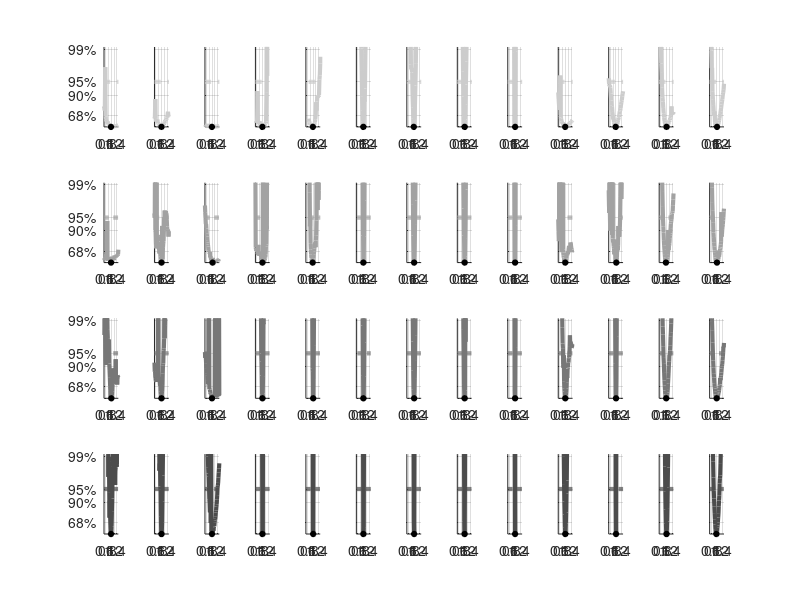

MATLAB code for this plot:
%% Analyze results from profile likelihood
% This is the final version! 
% MJC 2/28/22
clear; clc; close all;

%%
Names = {'VW_{la}','VW_{lv}','VW_{ra}','VW_{rv}','VW_{s}',...
    'Am_{ref,la}','Am_{ref,lv}','Am_{ref,ra}','Am_{ref,rv}','Am_{ref,s}',...
    'Lsref_{a}','Lsiso_{a}','v_{max,a}','Lsc0_{a}','C_{rest,a}',...
    '\tau_{R,a}','\tau_{D,a}','\tau_{SC,a}','\sigma_{act,a}','\sigma_{pas,a}',...
    'Lsref-pas_{a}','Ls-pas-stiff{a}','k1_{a}','toffset',...
    'Lsref_{v}','Lsiso_{v}','v_{max,v}','Lsc0_{v}','C_{rest,v}',...
    '\tau_{R,v}','\tau_{D,v}','\tau_{SC,v}','\sigma_{act,v}','\sigma_{pas,v}',...
    'Lsref-pas_{v}','Ls-pas-stiff{v}','k1_{v}', ...
    'R_{a,val}','R_{m,val}','R_{p,val}','R_{t,val}','R_{vc}','R_{pv}',...
    'R_s','R_p','C_{sa}','C_{sv}','C_{pa}','C_{pv}'};


plot_colors = [linspace(0.8,0.3,4); linspace(0.8,0.3,4); linspace(0.8,0.3,4)];
for r=1:4
    if r==1
        load likelihood_lsq_R1_Final.mat
    elseif r==2
         load likelihood_lsq_R2_Final.mat
    elseif r==3
        load likelihood_lsq_R3_Final.mat
    else
         load likelihood_lsq_R4_Final.mat
    end
    
    
    
    n = size(par_set,3);
    par_ids = [1:10 13 16:20 22:23 27 30:34 36:37 38:49];
    test_ids = [2 4 5 6 7 9 20 21 22 23 33 34 37];
    par_ids = par_ids(test_ids);
    n_par = length(par_ids);
    n_samp = size(likelihood,2);
    
    
    %% Plot on top
    f_id = 999;
    figure(f_id);
    corr_save = [];
    for i=1:n_par
        q_curr = squeeze(par_set(i,i,:));
        LL = likelihood(i,:);


        ids = find(LL(:)>1e4);
        LL(ids) = [];
        q_curr(ids) = [];

        [LL_min,LL_where] = min(LL);
        LL95 = LL_min+chi2inv(0.95,1);

        id_left = find(LL(1:LL_where)>LL95,1);
        if isempty(id_left)
            x_left = q_curr(1);
        else
            x_left = q_curr(id_left);
        end
        id_right = LL_where + find(LL(LL_where+1:end)>LL95,1);
        if isempty(id_right)
            x_right = q_curr(end);
        else
            x_right = q_curr(id_right);
        end

       
        figure(f_id);
        subplot(4,13,13.*(r-1)+i);hold on;
        plot(q_curr,LL,'-','Color',plot_colors(:,r),'LineWidth',3);
        plot(q_curr(LL_where),LL_min,'ko','MarkerFaceColor','k','MarkerSize',4);
        plot(q_curr,0.*q_curr+(LL_min+chi2inv(0.95,1)),'--','Color',plot_colors(:,r),'LineWidth',3);
        grid on;
        set(gca,'FontSize',10);
%         ylabel('Cost');
%         xlabel(Names{par_ids(i)});
        yticks(LL_min+[chi2inv(0.68,1),chi2inv(0.90,1),chi2inv(0.95,1),chi2inv(0.99,1)]);
        if i==1
        yticklabels({'68%','90%','95%','99%'})
        else
            yticklabels({});
        end
        ylim([LL_min,LL_min+chi2inv(0.991,1)]);
%         xlim([x_left x_right]);
        xlim([0.5 1.5])
        hold off;
        
        
        
        
    end
end
for i=1:13
    subplot(4,13,i); title('');%title(Names(par_ids(i)))
end

